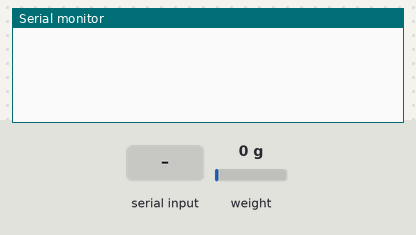
This sketch was run on a simulated Arduino Uno, built with avr-gcc and run on an emulated ATmega328P. Parts: the last lines printed to the serial monitor. Inputs (shaded band) come from the test bench; at power-on: weight on the scale 0 g.

Above: at 3.2 s.
3.3 s: "s" received over Serial
At 4.51 s:
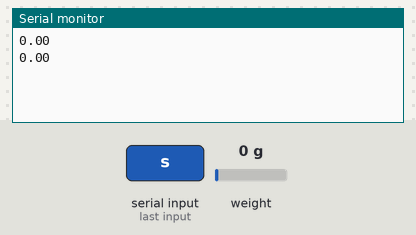
6.3 s: weight on the scale set to 100 g
At 6.32 s:
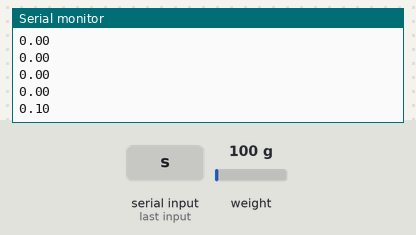
7.8 s: weight on the scale set to 1250 g
At 7.82 s:
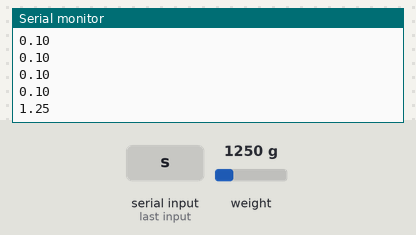
Timing chart, 0 to 10.8 s (numbered marks = the images above; inputs shaded):
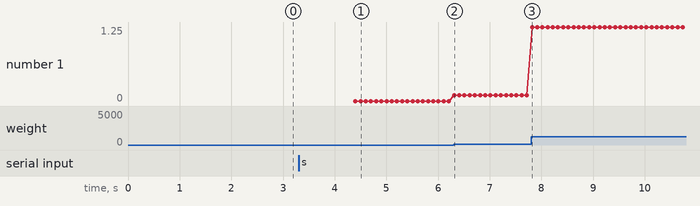

The sketch:

carga.ino
```cpp
#include "HX711.h"

HX711 scale(2, 3);

float calibration_factor = 39500; // this calibration factor is adjusted according to my load cell
float units;
bool loops = true;

void setup() {
  Serial.begin(2000000);
  //Serial.setTimeout(10);

  scale.set_scale();
  scale.tare();  //Reset the scale to 0
  long zero_factor = scale.read_average(); //Get a baseline reading
}

void loop() {
  while(loops){
    read_port();
  }

  while(loops == false){
    scale.set_scale(calibration_factor);
    units = scale.get_units(), 10;
    if (units < 0){
      units = 0.00;
    }
    Serial.println(units);
    read_port();
  }
}

void read_port(){
  if (Serial.available() != 0) {
      String car_ini = Serial.readString();
      //Serial.println(car_ini);
      //Serial.readString();
      if(car_ini == "s"){
        loops = false;
      }else{
        loops = true;
      }
  }
}
```

Measured:
- after the input at 3.3 s, the serial monitor: prints a new line after 1.1 s (image 1)
- after the input at 6.3 s, the serial monitor: prints a new line at once (image 2)
- after the input at 7.8 s, the serial monitor: prints a new line at once (image 3)
- plotted number 1: 0 → 0.1 after the input at 6.3 s, 0.1 → 1.25 after the input at 7.8 s
